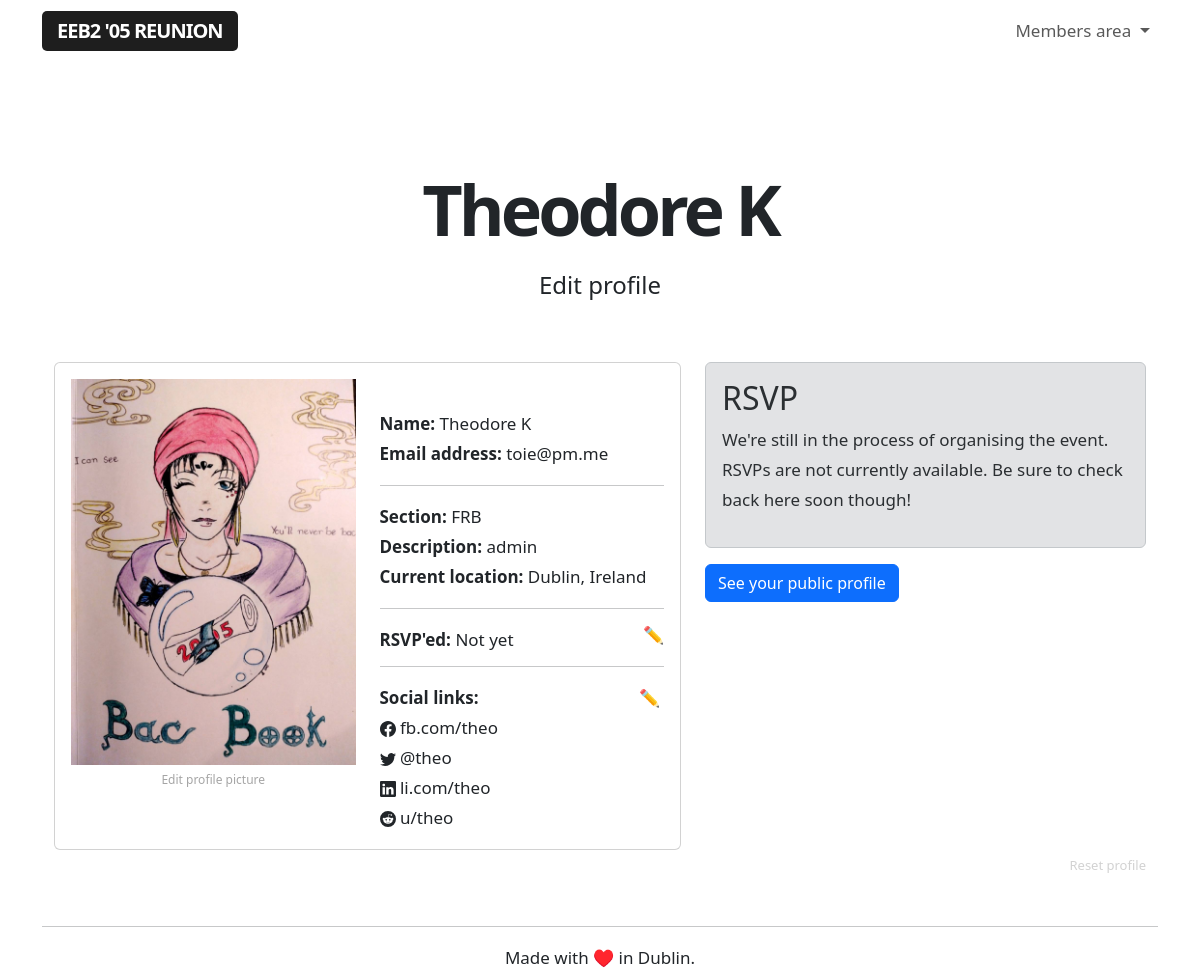
Before: /user/1 (signed in) with the older database file.
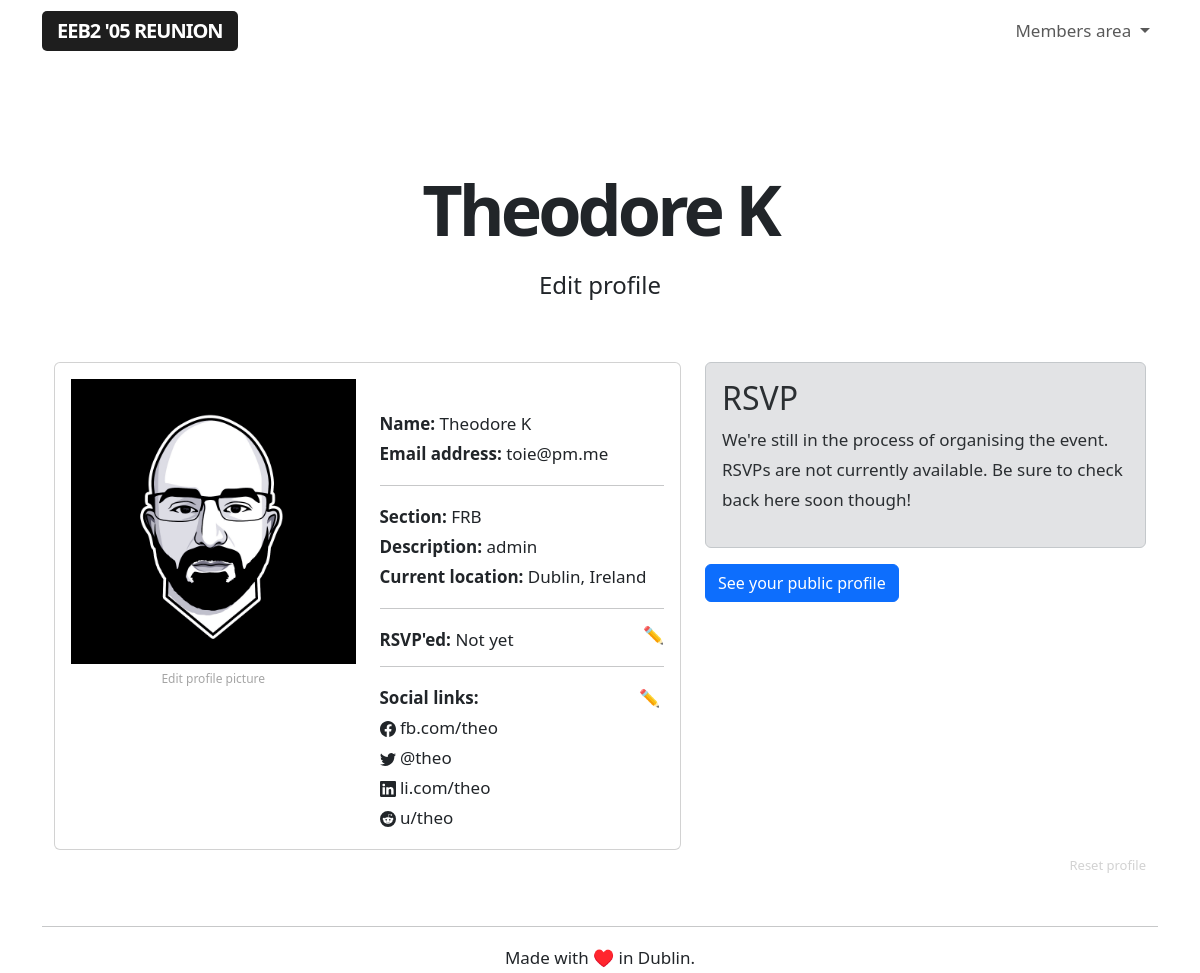
After: the same page with the newer database file.
### app/models.py (models this page shows, shortened)
class User(UserMixin, db.Model):
    id = db.Column(db.Integer, primary_key=True)
    username = db.Column(db.String(64), index=True, unique=True)
    name = db.Column(db.String(64), index=True, unique=False)
    section = db.Column(db.String(64), index=True, unique=False)
    email = db.Column(db.String(120), index=True, unique=True)
    password_hash = db.Column(db.String(128))
    role = db.Column(db.String(64), index=True, unique=False)
    rsvp = db.Column(db.String(64), index=True, unique=False)
    avatar = db.Column(db.String(64), index=True, unique=False)
    currentlocation = db.Column(db.String(64), index=True, unique=False)
    verified = db.Column(db.String(64), index=True, unique=False)
    facebook = db.Column(db.String(64), index=True, unique=False)
    twitter = db.Column(db.String(64), index=True, unique=False)
    instagram = db.Column(db.String(64), index=True, unique=False)
    linkedin = db.Column(db.String(64), index=True, unique=False)
    snapchat = db.Column(db.String(64), index=True, unique=False)
    reddit = db.Column(db.String(64), index=True, unique=False)
    mastodon = db.Column(db.String(64), index=True, unique=False)
    tiktok = db.Column(db.String(64), index=True, unique=False)

### app/routes.py (the view)
@app.route('/user/<userid>', methods=['GET'])
@login_required
def user(userid):
    user = User.query.filter_by(id=userid).first()
    guest = Guest.query.filter_by(email=user.email).first()
    if user.name:
        if guest is None and user.id == current_user.id:
            return render_template('profile.html', user=user, userid=userid)
        elif user.id == current_user.id :
            return render_template('profile.html', user=user, userid=userid, guestid = guest.id)
        elif guest is None and current_user.role == 'admin':
            return render_template('profile.html', user=user, userid=userid)
        elif current_user.role == 'admin' :
            return render_template('profile.html', user=user, userid=userid, guestid = guest.id)
        else:
            flash("You don't have permission to access this profile.")
            return redirect(url_for('user', userid=current_user.id))
    elif guest is None:
        flash('Take a few seconds to complete your profile.')
        return redirect(url_for('selectrole', userid=userid))

### app/models.py (called while the page is built)
@login.user_loader
def load_user(id):
    return User.query.get(int(id))

### app/templates/profile.html (shortened to what this page needs)
{% extends "base.html" %}
{% block content %}
<div class="title">
    {% if current_user.role == 'admin' %}
        <h1>{{ user.name }}</h1>
        <h4>Edit profile</h4>
    {% else %}
        <h1>Your profile</h1>
        <h4>Hello {% if current_user.name %} there {{ user.name }}.{% else %}stranger.{% endif %}
    {% endif %}
</div>
<div class="container profile">
  <div class="row align-items-start">
    <div class="col-7">
        <div class="card">
            <div class="card-body">
                <div class="row align-items-start">
                    <div class="col-6">
                        {% if user.avatar %}
                        <img class="placeholderimage" src="/static/uploads/{{ user.avatar }}">
                        {% else %}
                        <img class="placeholderimage" src="https://dummyimage.com/600x800/c2c2c2/fff.jpg&text=Profile+placeholder">
                        {% endif %}
                        <a href="{{ url_for('upload_files', userid=userid) }}" class="edit-avatar">Edit profile picture</a>
                    </div>
                    <div class="col-6">
                        <br>
                        <b>Name:</b> {{ user.name }}
                        <br>
                        <b>Email address:</b> {{ user.username }}
                        <hr>
                        {% if current_user.section %}
                        <b>Section:</b> {{ user.section }}
                        <br>
                        {% endif %}
                        <b>Description:</b> {{ user.role }}
                        <br>
                        <b>Current location:</b> {{user.currentlocation }}
                        <hr>
                        <b>RSVP'ed:</b> {{ user.rsvp }}
                        <br>
                        <p><a href="#" class="nolinkdecoration align-right edit-rsvp">✏️</a></p>
                        <hr>
                        <div class="editsociallinks align-items-end">
                            <a href="{{ url_for('socialLinks', userid=userid) }}" class="nolinkdecoration">✏️</a>
                        </div>
                        <b>Social links:</b>
                        <br>
                        {% if user.facebook %}
                         {{ user.facebook}}
                        <br>
                        {% endif %}
                        {% if user.twitter %}
                         {{ user.twitter}}
                        <br>
                        {% endif %}
                        {% if user.linkedin %}
                         {{ user.linkedin}}
                        <br>
                        {% endif %}
                        {% if user.reddit %}
                         {{ user.reddit}}
                        <br>
                        {% endif %}
                    </div>
                </div>
            </div>
        </div>
    </div>
    <div class="col-5">
        <div class="alert alert-secondary">
            <h2>RSVP</h2>
            <p>We're still in the process of organising the event. RSVPs are not currently available. Be sure to check back here soon though!</p>
        </div>
        {% if user.role == 'I graduated in 2005' %}
        <div>
            <a class="btn btn-primary" href="{{ url_for('public', guestid=guestid) }}" role="button">See your public profile</a>
        </div>
        {% elif user.role == 'admin' and user.section %}
        <div>
            <a class="btn btn-primary" href="{{ url_for('public', guestid=guestid) }}" role="button">See your public profile</a>
        </div>
        {% elif user.role == 'admin' and user.section == '' %}
        <div>
            <a class="btn btn-primary" href="{{ url_for('publicother', userid=userid) }}" role="button">See your public profile</a>
        </div>
        {% else %}
        <div>
            <a class="btn btn-primary" href="{{ url_for('publicother', userid=userid) }}" role="button">See your public profile</a>
        </div>
        {% endif %}
      </div>
    </div>
            <a href="{{ url_for('resetProfile', userid=userid) }}" class="resetprofile align-right"> Reset profile</a>
</div>
{% endblock %}

Changed rows visible on the page:
changed User "Theodore K": avatar: a different picture
